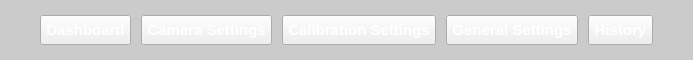
        <widget class="QFrame" name="menubar_frame">
         <property name="minimumSize">
          <size>
           <width>0</width>
           <height>0</height>
          </size>
         </property>
         <property name="maximumSize">
          <size>
           <width>16777215</width>
           <height>60</height>
          </size>
         </property>
         <property name="styleSheet">
          <string notr="true">QFrame{
	background: #CBCBCB;
}

QPushButton{
	color: white;
	padding: 5px;
}

QPushButton:hover{
	background: #a3a3a3;
}

QPushButton:pressed {
	background: rgb(0, 0, 0);
}</string>
         </property>
         <property name="frameShape">
          <enum>QFrame::NoFrame</enum>
         </property>
         <property name="frameShadow">
          <enum>QFrame::Raised</enum>
         </property>
         <layout class="QHBoxLayout" name="horizontalLayout">
          <property name="spacing">
           <number>10</number>
          </property>
          <property name="leftMargin">
           <number>0</number>
          </property>
          <property name="topMargin">
           <number>0</number>
          </property>
          <property name="rightMargin">
           <number>0</number>
          </property>
          <property name="bottomMargin">
           <number>0</number>
          </property>
          <item>
           <spacer name="horizontalSpacer_3">
            <property name="orientation">
             <enum>Qt::Horizontal</enum>
            </property>
            <property name="sizeHint" stdset="0">
             <size>
              <width>40</width>
              <height>20</height>
             </size>
            </property>
           </spacer>
          </item>
          <item>
           <widget class="QPushButton" name="BTN_dashboard">
            <property name="minimumSize">
             <size>
              <width>0</width>
              <height>0</height>
             </size>
            </property>
            <property name="maximumSize">
             <size>
              <width>16777215</width>
              <height>16777215</height>
             </size>
            </property>
            <property name="font">
             <font>
              <pointsize>11</pointsize>
              <weight>75</weight>
              <bold>true</bold>
             </font>
            </property>
            <property name="cursor">
             <cursorShape>PointingHandCursor</cursorShape>
            </property>
            <property name="toolTip">
             <string>&lt;html&gt;&lt;head/&gt;&lt;body&gt;&lt;p&gt;&lt;span style=&quot; font-size:8pt; font-weight:400;&quot;&gt;Dashboard&lt;/span&gt;&lt;/p&gt;&lt;/body&gt;&lt;/html&gt;</string>
            </property>
            <property name="styleSheet">
             <string notr="true"/>
            </property>
            <property name="text">
             <string>Dashboard</string>
            </property>
            <property name="icon">
             <iconset>
              <normaloff>C:/Users/Dorsa-Admin/.designer/backup/Icons/dashboard.png</normaloff>C:/Users/Dorsa-Admin/.designer/backup/Icons/dashboard.png</iconset>
            </property>
            <property name="iconSize">
             <size>
              <width>40</width>
              <height>40</height>
             </size>
            </property>
           </widget>
          </item>
          <item>
           <widget class="QPushButton" name="BTN_camera_setting">
            <property name="minimumSize">
             <size>
              <width>0</width>
              <height>0</height>
             </size>
            </property>
            <property name="maximumSize">
             <size>
              <width>16777215</width>
              <height>16777215</height>
             </size>
            </property>
            <property name="font">
             <font>
              <pointsize>11</pointsize>
              <weight>75</weight>
              <bold>true</bold>
             </font>
            </property>
            <property name="cursor">
             <cursorShape>PointingHandCursor</cursorShape>
            </property>
            <property name="toolTip">
             <string>&lt;html&gt;&lt;head/&gt;&lt;body&gt;&lt;p&gt;&lt;span style=&quot; font-size:8pt; font-weight:400;&quot;&gt;Camera Settings&lt;/span&gt;&lt;/p&gt;&lt;/body&gt;&lt;/html&gt;</string>
            </property>
            <property name="styleSheet">
             <string notr="true"/>
            </property>
            <property name="text">
             <string>Camera Settings</string>
            </property>
            <property name="icon">
             <iconset>
              <normaloff>C:/Users/Dorsa-Admin/.designer/backup/Icons/camera_settings.png</normaloff>C:/Users/Dorsa-Admin/.designer/backup/Icons/camera_settings.png</iconset>
            </property>
            <property name="iconSize">
             <size>
              <width>40</width>
              <height>40</height>
             </size>
            </property>
           </widget>
          </item>
          <item>
           <widget class="QPushButton" name="BTN_calibration_setting">
            <property name="minimumSize">
             <size>
              <width>0</width>
              <height>0</height>
             </size>
            </property>
            <property name="maximumSize">
             <size>
              <width>16777215</width>
              <height>16777215</height>
             </size>
            </property>
            <property name="font">
             <font>
              <pointsize>11</pointsize>
              <weight>75</weight>
              <bold>true</bold>
             </font>
            </property>
            <property name="cursor">
             <cursorShape>PointingHandCursor</cursorShape>
            </property>
            <property name="toolTip">
             <string>&lt;html&gt;&lt;head/&gt;&lt;body&gt;&lt;p&gt;&lt;span style=&quot; font-size:8pt; font-weight:400;&quot;&gt;Calibration Settings&lt;/span&gt;&lt;/p&gt;&lt;/body&gt;&lt;/html&gt;</string>
            </property>
            <property name="styleSheet">
             <string notr="true"/>
            </property>
            <property name="text">
             <string>Calibration Settings</string>
            </property>
            <property name="icon">
             <iconset>
              <normaloff>C:/Users/Dorsa-Admin/.designer/backup/Icons/calibration_settings.png</normaloff>C:/Users/Dorsa-Admin/.designer/backup/Icons/calibration_settings.png</iconset>
            </property>
            <property name="iconSize">
             <size>
              <width>40</width>
              <height>40</height>
             </size>
            </property>
           </widget>
          </item>
          <item>
           <widget class="QPushButton" name="BTN_general_setting">
            <property name="minimumSize">
             <size>
              <width>0</width>
              <height>0</height>
             </size>
            </property>
            <property name="maximumSize">
             <size>
              <width>16777215</width>
              <height>16777215</height>
             </size>
            </property>
            <property name="font">
             <font>
              <pointsize>11</pointsize>
              <weight>75</weight>
              <bold>true</bold>
             </font>
            </property>
            <property name="cursor">
             <cursorShape>PointingHandCursor</cursorShape>
            </property>
            <property name="toolTip">
             <string>&lt;html&gt;&lt;head/&gt;&lt;body&gt;&lt;p&gt;&lt;span style=&quot; font-size:8pt; font-weight:400;&quot;&gt;General Settings&lt;/span&gt;&lt;/p&gt;&lt;/body&gt;&lt;/html&gt;</string>
            </property>
            <property name="styleSheet">
             <string notr="true"/>
            </property>
            <property name="text">
             <string>General Settings</string>
            </property>
            <property name="icon">
             <iconset>
              <normaloff>C:/Users/Dorsa-Admin/.designer/backup/Icons/general_settings.png</normaloff>C:/Users/Dorsa-Admin/.designer/backup/Icons/general_settings.png</iconset>
            </property>
            <property name="iconSize">
             <size>
              <width>40</width>
              <height>40</height>
             </size>
            </property>
           </widget>
          </item>
          <item>
           <widget class="QPushButton" name="BTN_history">
            <property name="minimumSize">
             <size>
              <width>0</width>
              <height>0</height>
             </size>
            </property>
            <property name="maximumSize">
             <size>
              <width>16777215</width>
              <height>16777215</height>
             </size>
            </property>
            <property name="font">
             <font>
              <pointsize>11</pointsize>
              <weight>75</weight>
              <bold>true</bold>
             </font>
            </property>
            <property name="cursor">
             <cursorShape>PointingHandCursor</cursorShape>
            </property>
            <property name="toolTip">
             <string>&lt;html&gt;&lt;head/&gt;&lt;body&gt;&lt;p&gt;&lt;span style=&quot; font-size:8pt; font-weight:400;&quot;&gt;Algorithm Settings&lt;/span&gt;&lt;/p&gt;&lt;/body&gt;&lt;/html&gt;</string>
            </property>
            <property name="styleSheet">
             <string notr="true"/>
            </property>
            <property name="text">
             <string>History</string>
            </property>
            <property name="icon">
             <iconset>
              <normaloff>C:/Users/Dorsa-Admin/.designer/backup/Icons/algorithm_settings.png</normaloff>C:/Users/Dorsa-Admin/.designer/backup/Icons/algorithm_settings.png</iconset>
            </property>
            <property name="iconSize">
             <size>
              <width>40</width>
              <height>40</height>
             </size>
            </property>
           </widget>
          </item>
          <item>
           <spacer name="horizontalSpacer_4">
            <property name="orientation">
             <enum>Qt::Horizontal</enum>
            </property>
            <property name="sizeHint" stdset="0">
             <size>
              <width>40</width>
              <height>20</height>
             </size>
            </property>
           </spacer>
          </item>
         </layout>
        </widget>
